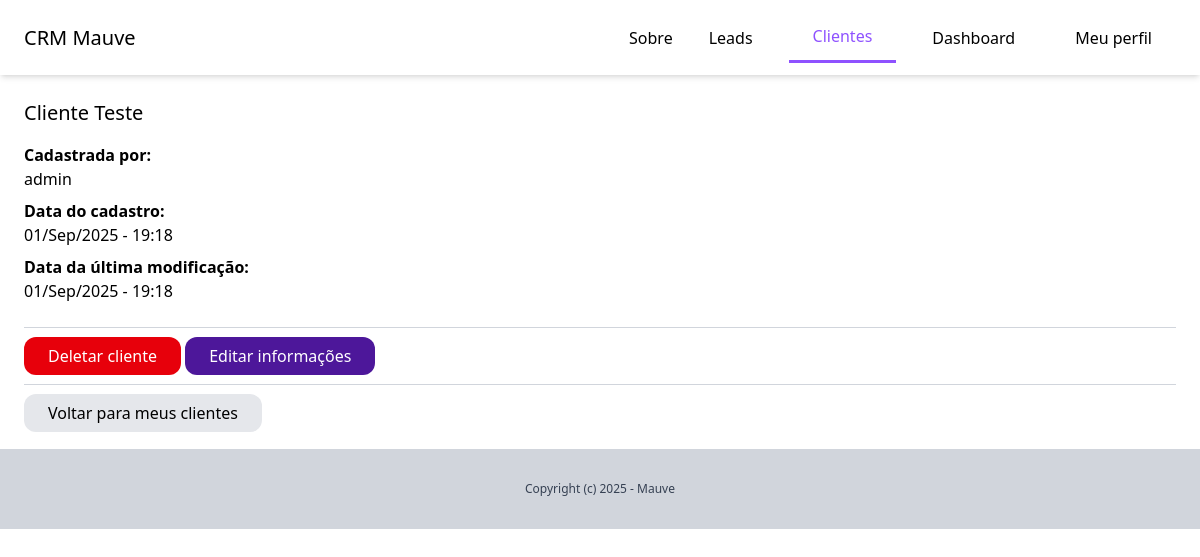
The page /dashboard/clientes/8/ (signed in) on the database its author committed.
### client/models.py (models this page shows, shortened)
class Client(models.Model):
    team = models.ForeignKey(Team, related_name='clients', on_delete=models.CASCADE)
    nome = models.CharField(max_length=255)
    email = models.EmailField()
    sobre = models.CharField(blank=True, null=True)
    criado_por = models.ForeignKey(User, related_name='clients', on_delete=models.CASCADE)
    criado_em = models.DateTimeField(auto_now_add=True)
    modificado_em = models.DateTimeField(auto_now=True)
    class Meta:
        ordering = ('nome',)

### client/views.py (the view)
# urls.py: path('<int:pk>/', views.sobre_client, name='sobre'),
@login_required
def sobre_client(request, pk):
    client = get_object_or_404(Client, criado_por=request.user, pk=pk)
    return render(request, 'client/sobre_client.html', {
        'client': client
})

### client/templates/client/sobre_client.html (shortened to what this page needs)
{% extends 'core/base.html' %}
{% block content %}
    <div class="py-6 px-6">
        <h1 class="mb-4 text-xl">{{ client.nome }}</h1>
        <p class="font-semibold">Cadastrada por:</p>
        <p class="mb-2">{{ client.criado_por }}</p>
        <p class="font-semibold">Data do cadastro:</p>
        <p class="mb-2">{{ client.criado_em|date:"d/M/Y - H:i" }}</p>
        <p class="font-semibold">Data da última modificação:</p>
        <p class="mb-6">{{ client.modificado_em|date:"d/M/Y - H:i" }}</p>
        <hr class="my-4 text-gray-300">
            <a href="{% url 'clients:deletar' client.id %}" class="py-2 px-6 bg-red-600 text-white rounded-xl hover:bg-red-700">Deletar cliente</a>
            <a href="{% url 'clients:editar' client.id %}" class="py-2 px-6 bg-violet-900 text-white rounded-xl hover:bg-violet-600">Editar informações</a>
        <hr class="my-4 text-gray-300">
        <a href="{% url 'clients:lista' %}" class="py-2 px-6 bg-gray-200 rounded-xl hover:bg-gray-300">Voltar para meus clientes</a>
    </div>
{% endblock %}

### rows shown on the page
Client: nome "Cliente Teste", criado_por "admin", criado_em "01/Sep/2025 - 19:18", modificado_em "01/Sep/2025 - 19:18"
